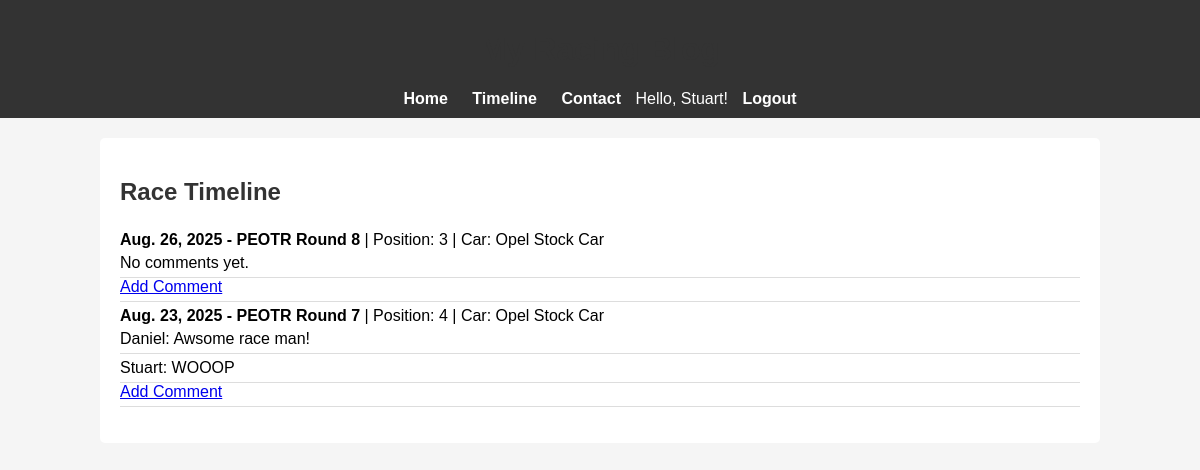
The app's page /timeline/ (signed in) with its own data.
### main/models.py (models this page shows, shortened)
class RaceResult(models.Model):
    race_name = models.CharField(max_length=100)
    date = models.DateField()
    position = models.PositiveIntegerField()
    car_used = models.CharField(max_length=50)
    notes = models.TextField(blank=True, null=True)

class Comment(models.Model):
    user = models.ForeignKey(User, on_delete=models.CASCADE)
    race_result = models.ForeignKey(RaceResult, on_delete=models.CASCADE,
                                    related_name="comments")
    comment_text = models.TextField()
    timestamp = models.DateTimeField(auto_now_add=True)

### main/views.py (the view)
# urls.py: path('timeline/', views.timeline, name='timeline'),
def timeline(request):
    races = RaceResult.objects.order_by('-date')
    return render(request, 'timeline.html', {'races': races})

### main/templates/timeline.html
{% load static %}
<link rel="stylesheet" href="{% static 'css/style.css' %}">
<header>
    <h1>My Racing Blog</h1>
    <nav>
        <a href="{% url 'home' %}">Home</a>
        <a href="{% url 'timeline' %}">Timeline</a>
        <a href="{% url 'contact' %}">Contact</a>
        {% if user.is_authenticated %}
            <span>Hello, {{ user.username }}!</span>
            <a href="{% url 'logout' %}">Logout</a>
        {% else %}
            <a href="{% url 'login' %}">Login</a>
            <a href="{% url 'register' %}">Register</a>
        {% endif %}
    </nav>
</header>
<div class="container">
<h2>Race Timeline</h2>
<ul>
  {% for race in races %}
    <li>
      <strong>{{ race.date }} - {{ race.race_name }}</strong> | Position: {{ race.position }} | Car: {{ race.car_used }}
      <ul>
        {% for comment in race.comments.all %}
          <li>{{ comment.user.username }}: {{ comment.comment_text }}</li>
        {% empty %}
          <li>No comments yet.</li>
        {% endfor %}
      </ul>
      {% if user.is_authenticated %}
        <a href="{% url 'add_comment' race.id %}">Add Comment</a>
      {% endif %}
    </li>
  {% endfor %}
</ul>
</div>

### main/static/css/style.css (style rules this page uses)
header { background-color: #333; color: white; padding: 10px 0; text-align: center; }
nav a { color: white; text-decoration: none; margin: 0 10px; font-weight: bold; }
.container { width: 80%; margin: 20px auto; background-color: white; padding: 20px; border-radius: 5px; }
h1, h2 { color: #333; }
ul { list-style: none; padding: 0; }
ul li { padding: 5px 0; border-bottom: 1px solid #ddd; }

### records on screen
RaceResult: date "Aug. 26, 2025", race_name "PEOTR Round 8", position "3", car_used "Opel Stock Car"
RaceResult: date "Aug. 23, 2025", race_name "PEOTR Round 7", position "4", car_used "Opel Stock Car"
Comment: user.username "Daniel", comment_text "Awsome race man!"
Comment: user.username "Stuart", comment_text "WOOOP"

### other values on screen
{{ user.username }} "Stuart"
